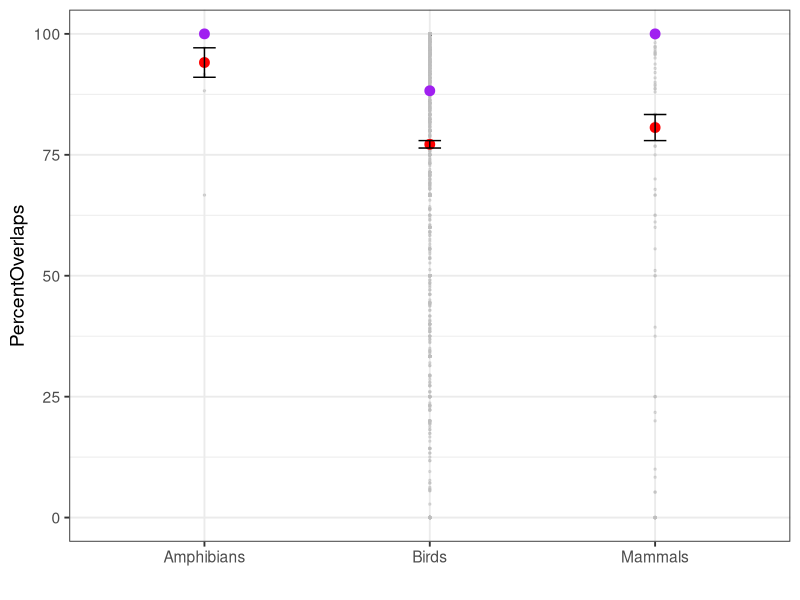
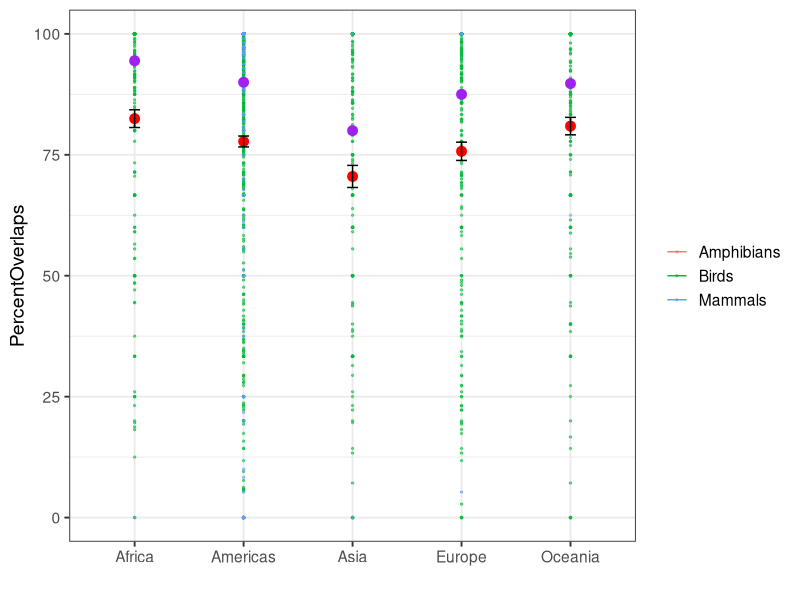
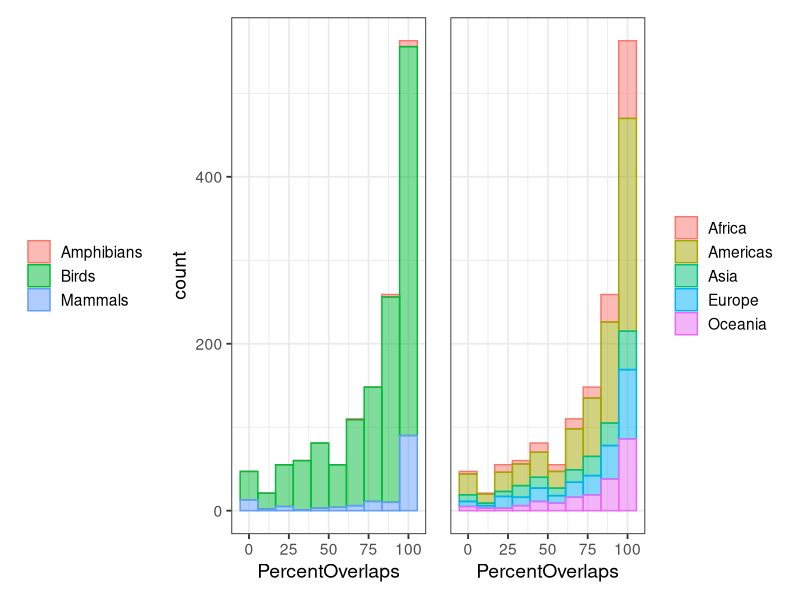
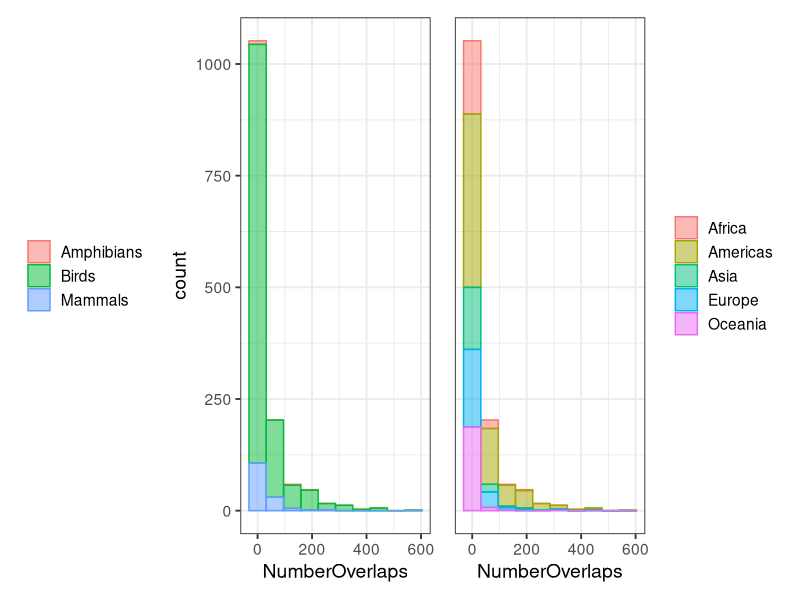
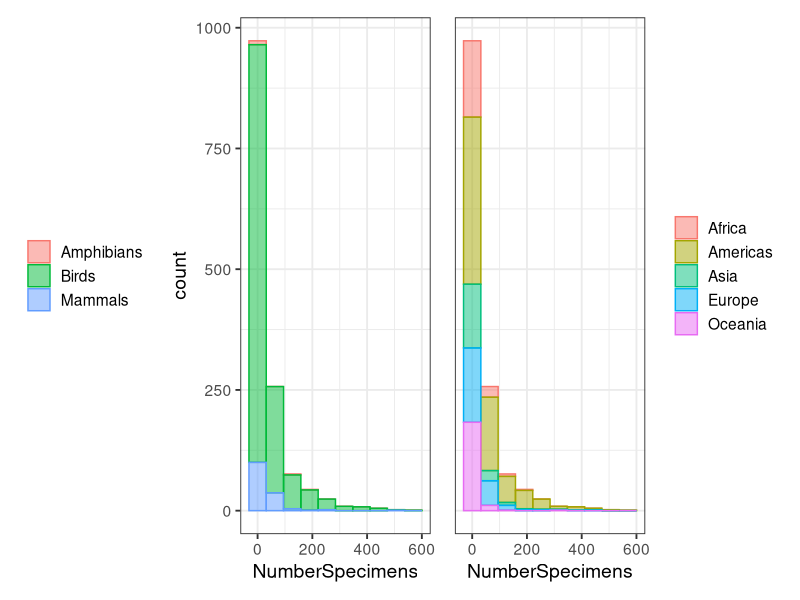
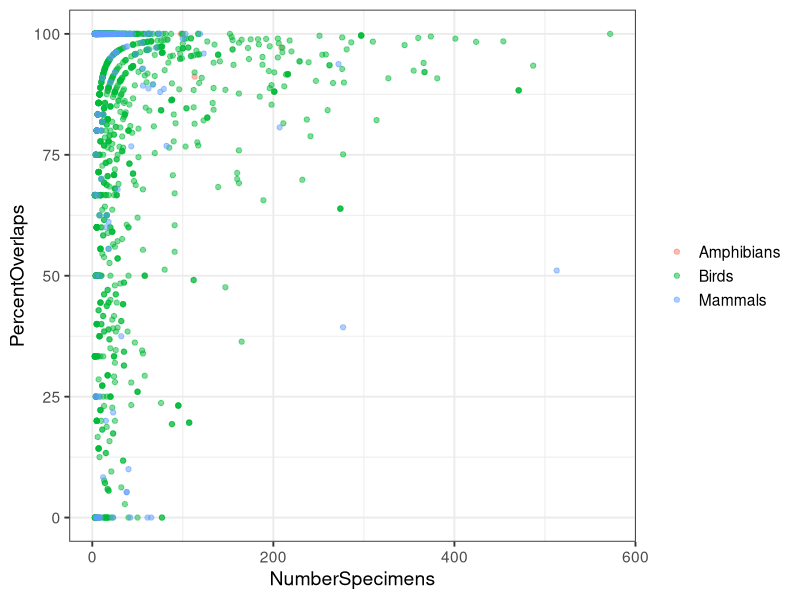
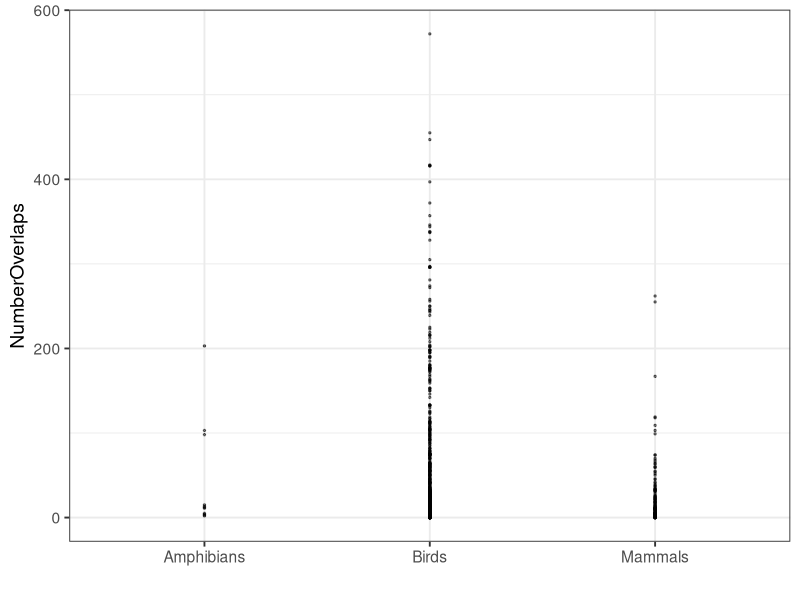
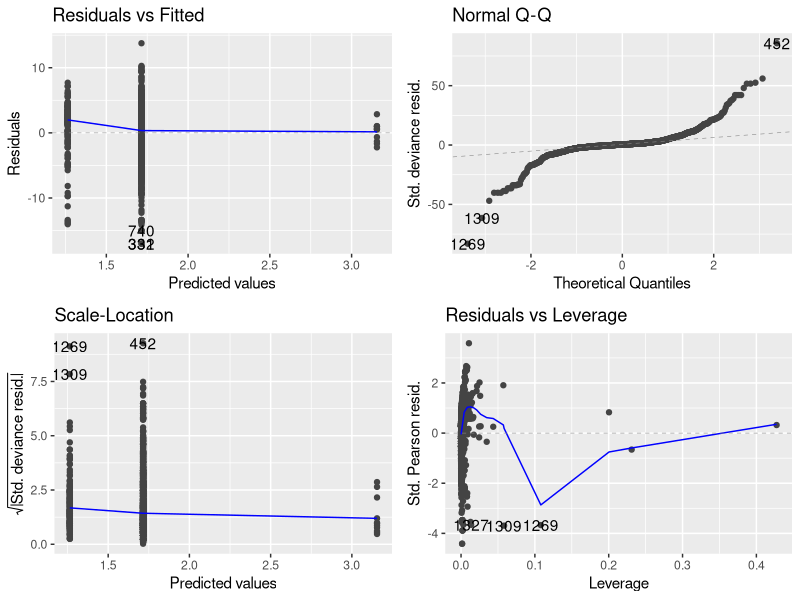

These charts were generated, in order, by the following R code:
## ---- chunk 1
knitr::opts_chunk$set(echo = TRUE)
## ---- chunk 2
# Load libraries
library(tidyverse)
library(viridis)
library(knitr)
library(here)
library(patchwork)
library(ggfortify)
library(broom)

# Read in the overlaps data
ds <- read_csv(here("data/gbif-overlaps.csv"))

### Remember to delete duplicates if using region/continent not country ###
continents <- 
  ds %>%
  dplyr::select(-country, -region, -countrycode) %>%
  # Remove Peromyscus as it's a lot (1000+) higher than everything else.
  filter(NumberOverlaps < 1000) %>% 
  distinct()


# Helper functions for plotting
remove_y <- 
  theme(axis.title.y=element_blank(),
        axis.text.y=element_blank(),
        axis.ticks.y=element_blank())
## ---- chunk 3
sum1 <- 
ds %>%
  dplyr::select(-country, -region, -countrycode) %>%
  distinct() %>%
  group_by(clade,continent) %>%
  summarise(number = n())

kable(sum1)
## ---- chunk 4
sum2 <- 
  continents %>%
  group_by(clade) %>%
  summarise(mn = mean(PercentOverlaps),
            med = median(PercentOverlaps),
            se = sqrt((var(PercentOverlaps)/length(PercentOverlaps)))) 

ggplot(continents, aes(x = clade, y = PercentOverlaps)) +
  geom_point(alpha = 0.5, col = "grey", size = 0.5) +
  geom_point(data = sum2, aes(y = mn), col = "red", size = 3) +
  geom_point(data = sum2, aes(y = med), col = "purple", size = 3) +
  geom_errorbar(data = sum2, aes(y = mn, ymin = mn - se, ymax = mn + se), width = 0.1) +
  theme_bw(base_size = 14) +
  xlab("")

sum2
## ---- chunk 5
sum3 <- 
  continents %>%
  group_by(continent) %>%
  summarise(mn = mean(PercentOverlaps),
            se = sqrt(var(PercentOverlaps)/length(PercentOverlaps)),
            med = median(PercentOverlaps))

ggplot(continents, aes(x = continent, y = PercentOverlaps, col = clade)) +
  geom_point(alpha = 0.5, size = 0.5) +
  geom_point(data = sum3, aes(y = mn, col = NULL), col = "red", size = 3) +
  geom_point(data = sum3, aes(y = med, col = NULL), col = "purple", size = 3) +
  geom_errorbar(data = sum3, aes(y = mn, ymin = mn - se, ymax = mn + se, col = NULL), width = 0.1) +
  theme_bw(base_size = 14) +
  xlab("") +
  theme(legend.title = element_blank())

sum3

## ---- chunk 6
p1 <-
ggplot(continents, aes(x = PercentOverlaps, fill = clade, col = clade)) +
  geom_histogram(alpha = 0.5, bins = 10) +
  theme_bw(base_size = 14) +
  theme(legend.title = element_blank(),
        legend.position = "left")

p2 <-
  ggplot(continents, aes(x = PercentOverlaps, fill = continent, col = continent)) +
  geom_histogram(alpha = 0.5, bins = 10) +
  theme_bw(base_size = 14) +
  remove_y +
  theme(legend.title = element_blank(),
        legend.position = "right")

p1 + p2
## ---- chunk 7
p1 <-
ggplot(continents, aes(x = NumberOverlaps, fill = clade, col = clade)) +
  geom_histogram(alpha = 0.5, bins = 10) +
  theme_bw(base_size = 14) +
  theme(legend.title = element_blank(),
        legend.position = "left")

p2 <-
  ggplot(continents, aes(x = NumberOverlaps, fill = continent, col = continent)) +
  geom_histogram(alpha = 0.5, bins = 10) +
  theme_bw(base_size = 14) +
  remove_y +
  theme(legend.title = element_blank(),
        legend.position = "right")

p1 + p2
## ---- chunk 8
p1 <-
ggplot(continents, aes(x = NumberSpecimens, fill = clade, col = clade)) +
  geom_histogram(alpha = 0.5, bins = 10) +
  theme_bw(base_size = 14) +
  theme(legend.title = element_blank(),
        legend.position = "left")

p2 <-
  ggplot(continents, aes(x = NumberSpecimens, fill = continent, col = continent)) +
  geom_histogram(alpha = 0.5, bins = 10) +
  theme_bw(base_size = 14) +
  remove_y +
  theme(legend.title = element_blank(),
        legend.position = "right")

p1 + p2
## ---- chunk 9
ggplot(continents, aes(x = NumberSpecimens, y = PercentOverlaps, col = clade)) +
  geom_point(alpha = 0.5) +
  theme_bw(base_size = 14) +
  theme(legend.title = element_blank(),
        legend.position = "right")
## ---- chunk 10
ggplot(continents, aes(x = clade, y = NumberOverlaps)) +
  geom_point(alpha = 0.5, size = 0.5) +
  theme_bw(base_size = 14) +
  xlab("") +
  theme(legend.title = element_blank())

## ---- chunk 11
# Fitting the model 
model1 <- glm(cbind(NumberOverlaps, (NumberSpecimens - NumberOverlaps)) ~ clade,
              data = continents[-1269, ], family = "binomial")
# Check for overdispersion (should be < 2)
sum_model1 <- summary(model1)
sum_model1$deviance / sum_model1$df.resid 

# Use quasibinomial model instead
model1 <- glm(cbind(NumberOverlaps, (NumberSpecimens - NumberOverlaps)) ~ clade,
              data = continents[-1269, ], family = "quasibinomial")

# Look at model diagnostics
autoplot(model1)

# Look at outputs
tidy(anova(model1, test = "F"))
summary(model1)
## ---- chunk 12
# Fitting the model 
model1a <- glm(cbind(NumberOverlaps, (NumberSpecimens - NumberOverlaps)) ~ clade,
              data = continents[continents$clade != "Amphibians", ], family = "binomial")
# Check for overdispersion (should be < 2)
sum_model1a <- summary(model1a)
sum_model1a$deviance / sum_model1a$df.resid 

# Use quasibinomial model instead
model1a <- glm(cbind(NumberOverlaps, (NumberSpecimens - NumberOverlaps)) ~ clade,
              data = continents[continents$clade != "Amphibians", ], family = "quasibinomial")

# Look at model diagnostics
autoplot(model1a)

# Look at outputs
tidy(anova(model1a, test = "F"))
summary(model1a)
## ---- chunk 13
ggplot(continents, aes(x = continent, y = NumberOverlaps, col = clade)) +
  geom_point(alpha = 0.5, size = 0.5) +
  theme_bw(base_size = 14) +
  xlab("") +
  theme(legend.title = element_blank())
## ---- chunk 14
# Fitting the model 
model2 <- glm(cbind(NumberOverlaps, (NumberSpecimens - NumberOverlaps)) ~ continent,
              data = continents, family = "binomial")
# Check for overdispersion (should be < 2)
sum_model2 <- summary(model2)
sum_model2$deviance / sum_model2$df.resid 

# Use quasibinomial model instead
model2 <- glm(cbind(NumberOverlaps, (NumberSpecimens - NumberOverlaps)) ~ continent,
              data = continents, family = "quasibinomial")

# Look at model diagnostics
autoplot(model2)

# Look at outputs
tidy(anova(model2, test = "F"))
summary(model2)
## ---- chunk 15
# Fitting the model 
model2a <- glm(cbind(NumberOverlaps, (NumberSpecimens - NumberOverlaps)) ~ continent,
              data = continents[continents$clade == "Birds", ], family = "binomial")
# Check for overdispersion (should be < 2)
sum_model2a <- summary(model2a)
sum_model2a$deviance / sum_model2a$df.resid 

# Use quasibinomial model instead
model2a <- glm(cbind(NumberOverlaps, (NumberSpecimens - NumberOverlaps)) ~ continent,
              data = continents[continents$clade == "Birds", ], family = "quasibinomial")

# Look at model diagnostics
autoplot(model2a)

# Look at outputs
tidy(anova(model2a, test = "F"))
summary(model2a)
